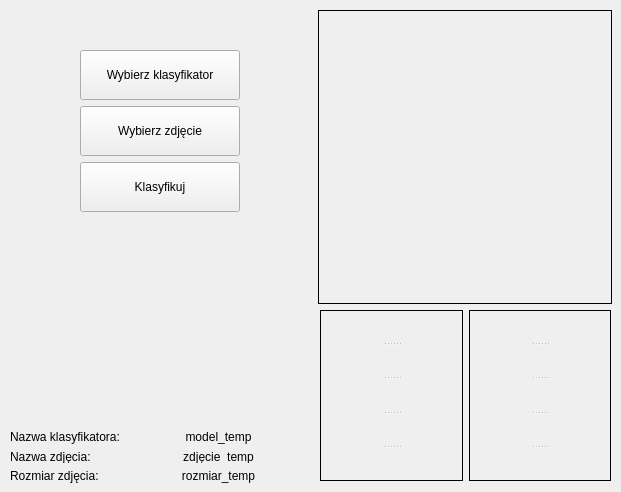
    <widget class="QWidget" name="page_klasyfikator">
     <widget class="QLabel" name="label">
      <property name="geometry">
       <rect>
        <x>318</x>
        <y>10</y>
        <width>294</width>
        <height>294</height>
       </rect>
      </property>
      <property name="minimumSize">
       <size>
        <width>294</width>
        <height>294</height>
       </size>
      </property>
      <property name="maximumSize">
       <size>
        <width>294</width>
        <height>294</height>
       </size>
      </property>
      <property name="frameShape">
       <enum>QFrame::Box</enum>
      </property>
      <property name="text">
       <string/>
      </property>
     </widget>
     <widget class="QWidget" name="formLayoutWidget">
      <property name="geometry">
       <rect>
        <x>320</x>
        <y>310</y>
        <width>291</width>
        <height>171</height>
       </rect>
      </property>
      <layout class="QHBoxLayout" name="horizontalLayout">
       <property name="leftMargin">
        <number>0</number>
       </property>
       <item>
        <widget class="QSplitter" name="splitter">
         <property name="frameShape">
          <enum>QFrame::Box</enum>
         </property>
         <property name="orientation">
          <enum>Qt::Vertical</enum>
         </property>
         <widget class="QLabel" name="label_5">
          <property name="text">
           <string/>
          </property>
          <property name="alignment">
           <set>Qt::AlignCenter</set>
          </property>
         </widget>
         <widget class="QLabel" name="label_6">
          <property name="text">
           <string/>
          </property>
          <property name="alignment">
           <set>Qt::AlignCenter</set>
          </property>
         </widget>
         <widget class="QLabel" name="label_7">
          <property name="text">
           <string/>
          </property>
          <property name="alignment">
           <set>Qt::AlignCenter</set>
          </property>
         </widget>
         <widget class="QLabel" name="label_8">
          <property name="text">
           <string/>
          </property>
          <property name="alignment">
           <set>Qt::AlignCenter</set>
          </property>
         </widget>
         <widget class="QLabel" name="label_9">
          <property name="text">
           <string/>
          </property>
          <property name="alignment">
           <set>Qt::AlignCenter</set>
          </property>
         </widget>
        </widget>
       </item>
       <item>
        <widget class="QSplitter" name="splitter_2">
         <property name="frameShape">
          <enum>QFrame::Box</enum>
         </property>
         <property name="orientation">
          <enum>Qt::Vertical</enum>
         </property>
         <widget class="QLabel" name="label_10">
          <property name="text">
           <string/>
          </property>
          <property name="alignment">
           <set>Qt::AlignCenter</set>
          </property>
         </widget>
         <widget class="QLabel" name="label_11">
          <property name="text">
           <string/>
          </property>
          <property name="alignment">
           <set>Qt::AlignCenter</set>
          </property>
         </widget>
         <widget class="QLabel" name="label_12">
          <property name="text">
           <string/>
          </property>
          <property name="alignment">
           <set>Qt::AlignCenter</set>
          </property>
         </widget>
         <widget class="QLabel" name="label_13">
          <property name="text">
           <string/>
          </property>
          <property name="alignment">
           <set>Qt::AlignCenter</set>
          </property>
         </widget>
         <widget class="QLabel" name="label_14">
          <property name="text">
           <string/>
          </property>
          <property name="alignment">
           <set>Qt::AlignCenter</set>
          </property>
         </widget>
        </widget>
       </item>
      </layout>
     </widget>
     <widget class="QWidget" name="verticalLayoutWidget">
      <property name="geometry">
       <rect>
        <x>80</x>
        <y>50</y>
        <width>160</width>
        <height>164</height>
       </rect>
      </property>
      <layout class="QVBoxLayout" name="verticalLayout_2">
       <item>
        <widget class="QPushButton" name="pushButton_ChooseModel">
         <property name="minimumSize">
          <size>
           <width>50</width>
           <height>50</height>
          </size>
         </property>
         <property name="text">
          <string>Wybierz klasyfikator</string>
         </property>
        </widget>
       </item>
       <item>
        <widget class="QPushButton" name="pushButton_ChooseImage">
         <property name="minimumSize">
          <size>
           <width>50</width>
           <height>50</height>
          </size>
         </property>
         <property name="text">
          <string>Wybierz zdjęcie</string>
         </property>
        </widget>
       </item>
       <item>
        <widget class="QPushButton" name="pushButton_Classify">
         <property name="minimumSize">
          <size>
           <width>50</width>
           <height>50</height>
          </size>
         </property>
         <property name="text">
          <string>Klasyfikuj</string>
         </property>
        </widget>
       </item>
      </layout>
     </widget>
     <widget class="QWidget" name="formLayoutWidget_2">
      <property name="geometry">
       <rect>
        <x>10</x>
        <y>430</y>
        <width>301</width>
        <height>53</height>
       </rect>
      </property>
      <layout class="QFormLayout" name="formLayout">
       <item row="0" column="0">
        <widget class="QLabel" name="label_29">
         <property name="text">
          <string>Nazwa klasyfikatora:</string>
         </property>
        </widget>
       </item>
       <item row="1" column="0">
        <widget class="QLabel" name="label_30">
         <property name="text">
          <string>Nazwa zdjęcia:</string>
         </property>
        </widget>
       </item>
       <item row="0" column="1">
        <widget class="QLabel" name="label_ModelName">
         <property name="text">
          <string>model_temp</string>
         </property>
         <property name="alignment">
          <set>Qt::AlignCenter</set>
         </property>
        </widget>
       </item>
       <item row="1" column="1">
        <widget class="QLabel" name="label_ImageName">
         <property name="text">
          <string>zdjęcie_temp</string>
         </property>
         <property name="alignment">
          <set>Qt::AlignCenter</set>
         </property>
        </widget>
       </item>
       <item row="2" column="0">
        <widget class="QLabel" name="label_31">
         <property name="text">
          <string>Rozmiar zdjęcia:</string>
         </property>
        </widget>
       </item>
       <item row="2" column="1">
        <widget class="QLabel" name="label_ImageDimClassify">
         <property name="text">
          <string>rozmiar_temp</string>
         </property>
         <property name="alignment">
          <set>Qt::AlignCenter</set>
         </property>
        </widget>
       </item>
      </layout>
     </widget>
    </widget>
